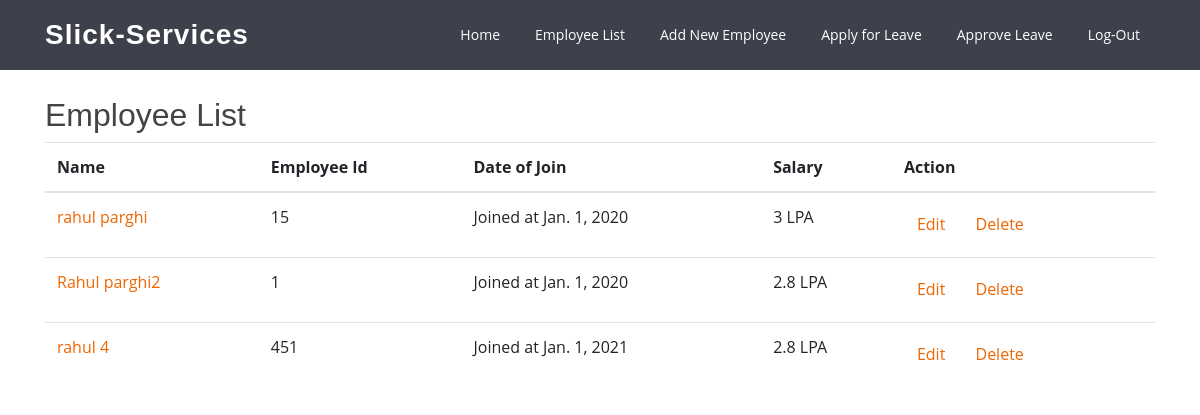
The app's page /base/Emp_list/ (signed in) with its own data.
### Emp_profile/models.py (models this page shows, shortened)
class Employee(AbstractUser):
    is_manager = models.BooleanField(default=False,blank=True)
    first_name = models.CharField(max_length=25)
    last_name = models.CharField(max_length=25)
    employee_id = models.CharField(unique=True,max_length=6,null=False)
    department = models.CharField(max_length=25, null=False)
    job_title = models.CharField(max_length=25, null=False)
    doj = models.DateField(null=True)
    TYPE_CHOICES = (
        ('part-time', 'Part-time'),
        ('full-time', 'Full-time'),
    )
    employment_type = models.CharField(max_length=10,
                                         choices=TYPE_CHOICES,
                                         default='full-time')
    salary = models.CharField(max_length=10)
    address = models.TextField(max_length=100, default="")
    mobile_number = models.CharField(max_length=10)
    dob = models.DateField(null=True)
    city = models.CharField(max_length=25, null=True)
    pin_code = models.CharField(max_length=25, null=True)
    state = models.CharField(max_length=25, null=True)
    GENDER_CHOICES = (
        ('male', 'Male'),
        ('female', 'Female'),
    )
    gender = models.CharField(max_length=10,
                              choices=GENDER_CHOICES,
                              default='male')
    MS_CHOICES = (
        ('married', 'Married'),
        ('unmarried', 'Unmarried'),
    )
    marrital_status = models.CharField(max_length=10,
                                       choices=MS_CHOICES,
                                       default='married')
    hobbies = models.CharField(max_length=25, null=True)
    def get_absolute_url(self):
        return reverse("Emp_profile:Emp_detail", args=[self.employee_id])

### Emp_profile/views.py (the view)
# urls.py: path('Emp_list/',views.Emp_list,name='Emp_list'),
@login_required
def Emp_list(request):
    emp = Employee.objects.filter(is_superuser=False)
    return render(request, "Emp_profile/Emp_list.html", {'employee': emp})

### Emp_profile/templates/Emp_profile/Emp_list.html
{% extends 'Emp_profile/base.html'%}
{% block content %}
<br><br><br><br>
<div class="container">
    <div class="carousel-item active">
        <div class="carousel-container">
            <div class="animate__animated animate__fadeInDown">
                <h2>Employee List</h2>
                <table class="table">
                    <thead>
                    <tr>
                        <th scope="col">Name</th>
                        <th scope="col">Employee Id</th>
                        <th scope="col">Date of Join</th>
                        <th scope="col">Salary</th>
                        <th scope="col">Action</th>
                    </tr>
                    </thead>
                    <tbody>
                    {% for emp in employee %}
                    <tr>
                        <td><a href='{{ emp.get_absolute_url }}'>
                            {{ emp.first_name }} {{ emp.last_name}}
                        </a>
                        </td>
                        <td scope="row">{{emp.employee_id}}</td>
                        <td>
                            <p class="date">
                                Joined at {{ emp.doj }}
                            </p>
                        </td>
                        <td scope="row">
                            {{emp.salary}}
                        </td>
                        <td>
                            <button type="button" class="btn btn-default" aria-label="Left Align">
                                <span class="glyphicon glyphicon-align-left" aria-hidden="true"><a
                                        href="{% url 'Emp_profile:update' emp.employee_id %}">Edit</a></span>
                            </button>
                            <button type="button" class="btn btn-default" aria-label="Left Align">
                                <span class="glyphicon glyphicon-align-left" aria-hidden="true"><a
                                        href="{% url 'Emp_profile:delete' emp.employee_id %}">Delete</a></span>
                            </button>
                        </td>
                    </tr>
                    {% endfor%}
                    </tbody>
                </table>
            </div>
        </div>
    </div>
</div>
{% endblock %}

### Emp_profile/templates/Emp_profile/base.html (shortened to what this page needs)
{% load static %}
<!DOCTYPE html>
<html lang="en">
<head>
    <link href="{% static 'assets/vendor/bootstrap/css/bootstrap.min.css' %}" rel="stylesheet">
    <link href="{% static 'assets/vendor/icofont/icofont.min.css' %}" rel="stylesheet">
    <link href="{% static 'assets/vendor/boxicons/css/boxicons.min.css' %}" rel="stylesheet">
    <link href="{% static 'assets/vendor/animate.css/animate.min.css' %}" rel="stylesheet">
    <link href="{% static 'assets/vendor/remixicon/remixicon.css' %}" rel="stylesheet">
    <link href="{% static 'assets/vendor/line-awesome/css/line-awesome.min.css' %}" rel="stylesheet">
    <link href="{% static 'assets/vendor/venobox/venobox.css' %}" rel="stylesheet">
    <link href="{% static 'assets/vendor/owl.carousel/assets/owl.carousel.min.css' %}" rel="stylesheet">
    <link href="{% static 'assets/vendor/aos/aos.css' %}" rel="stylesheet">
    <link href="{% static 'assets/css/style.css' %}" rel="stylesheet">
</head>
<body>
<header id="header" class="fixed-top d-flex align-items-center ">
    <div class="container d-flex align-items-center">
        <div class="logo mr-auto">
            <h1 class="text-light"><a href="{% url 'Emp_profile:base' %}">Slick-Services</a></h1>
        </div>
        <nav class="nav-menu d-none d-lg-block">
            <ul>
                <li><a href="{% url 'Emp_profile:base' %}">Home</a></li>
                <li><a href="{% url 'Emp_profile:Emp_list'%}">Employee List</a></li>
                <li><a href="{% url 'Emp_profile:Emp_Form'%}">Add New Employee</a></li>
                <li><a href="{% url 'Emp_profile:apply_for_leave'%}">Apply for Leave</a></li>
                <li><a href="{% url 'Emp_profile:leave_list' %}">Approve Leave</a></li>
                <li><a href="{% url 'signup:logout' %}">Log-Out</a></li>
            </ul>
        </nav>
    </div>
</header>
{% block content %}{% endblock %}
</body>
</html>

### static/assets/css/style.css (style rules this page uses)
body { font-family: "Open Sans", sans-serif; color: #444444; }
a { color: #ef6603; }
h1, h2, h3, h4, h5, h6 { font-family: "Raleway", sans-serif; }
#header { height: 70px; transition: all 0.5s; z-index: 997; transition: all 0.5s; background: rgba(42, 44, 57, 0.9); }
#header .logo h1 { font-size: 28px; margin: 0; padding: 0; line-height: 1; font-weight: 700; letter-spacing: 1px; }
#header .logo h1 a, #header .logo h1 a:hover { color: #fff; text-decoration: none; }
.nav-menu, .nav-menu * { margin: 0; padding: 0; list-style: none; }
.nav-menu > ul > li { position: relative; white-space: nowrap; float: left; }
.nav-menu a { display: block; position: relative; color: #fff; padding: 5px 15px 7px 15px; margin-left: 5px; transition: 0.3s; font-size: 14px; border-radius: 50px; font-family: "Open Sans", sans-serif; }

### records on screen
Employee: first_name "rahul", last_name "parghi", employee_id "15", doj "Jan. 1, 2020", salary "3 LPA"
Employee: first_name "Rahul", last_name "parghi2", employee_id "1", doj "Jan. 1, 2020", salary "2.8 LPA"
Employee: first_name "rahul", last_name "4", employee_id "451", doj "Jan. 1, 2021", salary "2.8 LPA"
